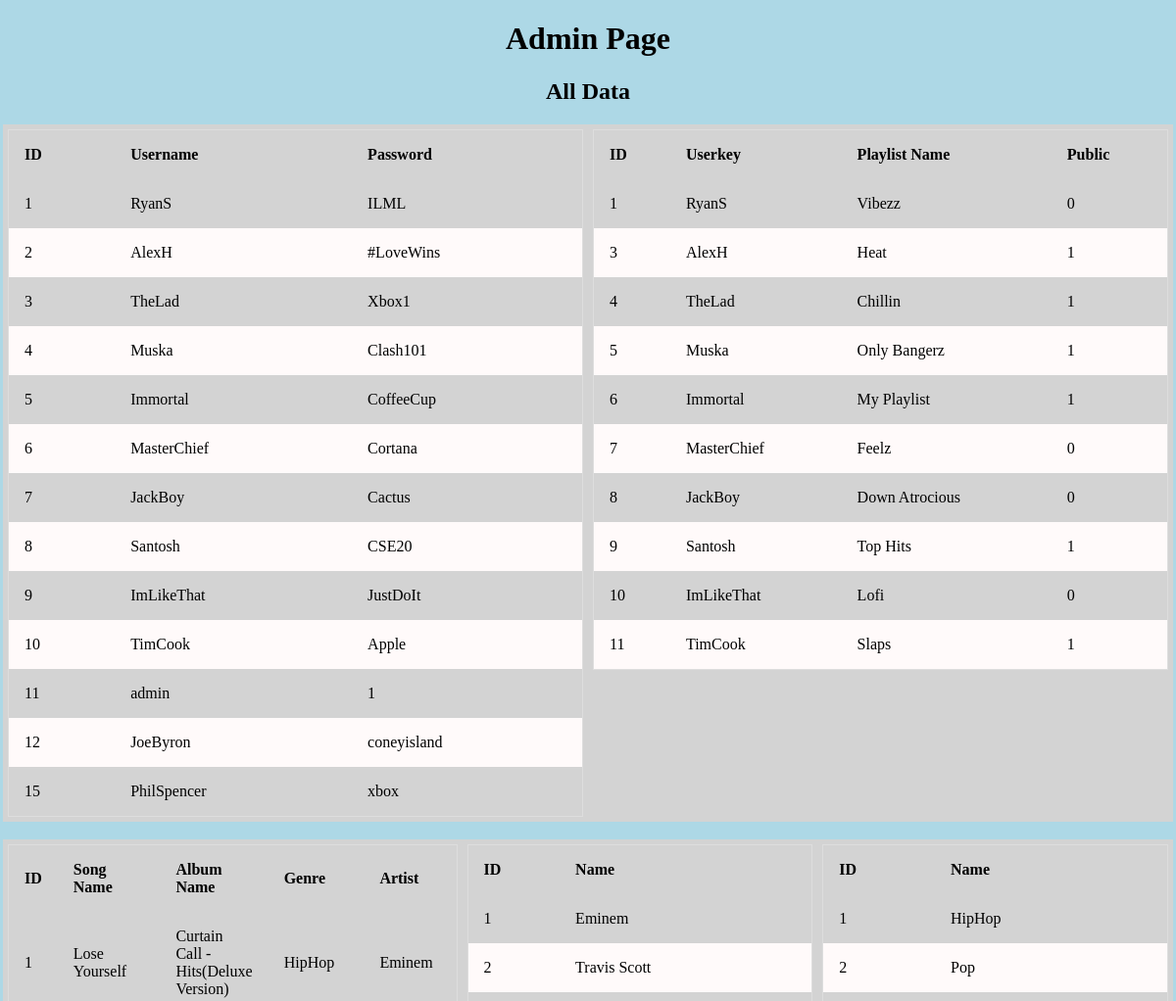
The page /admin (signed in, upper part) on the database as committed earlier.
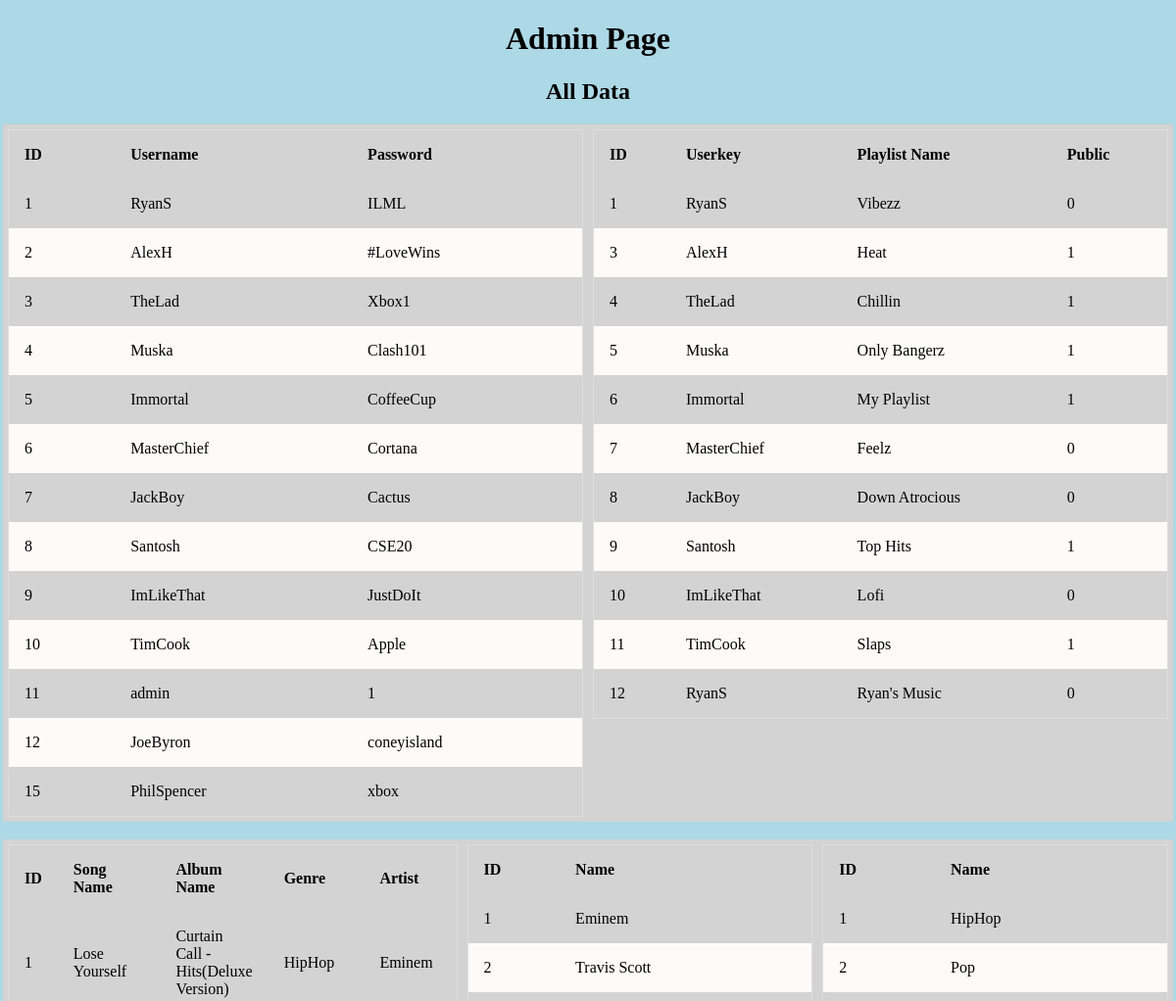
The same page on the database as committed later.
### runner.py (models this page shows, shortened)
class Users(UserMixin, db.Model):
    __tablename__ = "Users"
    id = db.Column(db.Integer, primary_key = True)
    username = db.Column(db.String, nullable = False)
    password = db.Column(db.String, nullable = False)

class Playlists(db.Model):
    __tablename__ = "Playlists"
    id = db.Column(db.Integer, primary_key = True)
    userkey = db.Column(db.Integer, nullable = False)
    name = db.Column(db.String, nullable = False)
    public = db.Column(db.Integer, nullable = False)

class Songs(db.Model):
    __tablename__ = "Songs"
    id = db.Column(db.Integer, primary_key = True)
    name = db.Column(db.String, nullable = False)
    albumkey = db.Column(db.Integer)
    genrekey = db.Column(db.Integer, nullable = False)
    artistkey = db.Column(db.Integer, nullable = False)

class Albums(db.Model):
    __tablename__ = "Albums"
    id = db.Column(db.Integer, primary_key = True)
    name = db.Column(db.String, nullable = False)
    year = db.Column(db.Integer, nullable = False)

class Genres(db.Model):
    __tablename__ = "Genres"
    id = db.Column(db.Integer, primary_key = True)
    name = db.Column(db.String, nullable = False)

class Artists(db.Model):
    __tablename__ = "Artists"
    id = db.Column(db.Integer, primary_key = True)
    name = db.Column(db.String, nullable = False)

### runner.py (the view, shortened to what this page needs)
@app.route("/admin", methods = ["GET", "POST", "PUT", "DELETE"])
@login_required
def admin():
    if request.method == "GET":
        users = Users.query.all()
        albums = Albums.query.all()
        artists = Artists.query.all()
        genres = Genres.query.all()
        playlists = Playlists.query.all()
        usernames_playlists = []
        for row in playlists:
            user = Users.query.filter_by(id = row.userkey).first()
            usernames_playlists.append(user.username)
        songs = Songs.query.all()
        song_albums = []
        song_genres = []
        song_artists = []
        for row in songs:
            album = Albums.query.filter_by(id = row.albumkey).first()
            genre = Genres.query.filter_by(id = row.genrekey).first()
            artist = Artists.query.filter_by(id = row.artistkey).first()
            song_albums.append(album.name)
            song_genres.append(genre.name)
            song_artists.append(artist.name)
        return render_template("admin.html", users = users, artists = artists,
        genres = genres, playlists = playlists, usernames_playlists = usernames_playlists,
        songs = songs, song_albums = song_albums, song_genres = song_genres, song_artists = song_artists)

### runner.py (called while the page is built)
@login_manager.user_loader
def load_user(user_id):
    return Users.query.filter_by(id = user_id).first()

### templates/admin.html (shortened to what this page needs)
<!DOCTYPE html>
<html lang = 'en'>
    <head>
        <link href="static/stylesheet.css" rel="stylesheet">
    </head>
    <body class = "admin">
        <h1 class = "center">Admin Page</h1>
        <h2 class = "center">All Data</h2>
        <div class = "row">
            <div class = "column">
                <table id = "usersTable">
                    <thead>
                        <tr>
                            <th>ID</th>
                            <th>Username</th>
                            <th>Password</th>
                        </tr>
                    </thead>
                    <tbody>
                    {% for user in users %}
                        <tr>
                            <td>{{user.id}}</td>
                            <td>{{user.username}}</td>
                            <td>{{user.password}}</td>
                        </tr>
                    {% endfor %}
                    </tbody>
                </table>
            </div>
            <div class = "column">
                <table id = "playlistsTable">
                    <thead>
                        <tr>
                            <th>ID</th>
                            <th>Userkey</th>
                            <th>Playlist Name</th>
                            <th>Public</th>
                        </tr>
                    </thead>
                    <tbody>
                    {% for playlist in playlists %}
                        <tr>
                            <td>{{playlist.id}}</td>
                            <td>{{usernames_playlists[loop.index - 1]}}</td>
                            <td>{{playlist.name}}</td>
                            <td>{{playlist.public}}</td>
                        </tr>
                    {% endfor %}
                    </tbody>
                </table>
            </div>
        </div>
        <br>
        <div class = "row">
            <div class = "column">
                <table id = "songsTable">
                    <thead>
                        <tr>
                            <th>ID</th>
                            <th>Song Name</th>
                            <th>Album Name</th>
                            <th>Genre</th>
                            <th>Artist</th>
                        </tr>
                    </thead>
                    <tbody>
                    {% for song in songs %}
                        <tr>
                            <td>{{song.id}}</td>
                            <td>{{song.name}}</td>
                            <td>{{song_albums[loop.index - 1]}}</td>
                            <td>{{song_genres[loop.index - 1]}}</td>
                            <td>{{song_artists[loop.index - 1]}}</td>
                        </tr>
                    {% endfor %}
                    </tbody>
                </table>
            </div>
            <div class = "column">
                <table id = "artistsTable">
                    <thead>
                        <tr>
                            <th>ID</th>
                            <th>Name</th>
                        </tr>
                    </thead>
                    <tbody>
                    {% for artist in artists %}
                        <tr>
                            <td>{{artist.id}}</td>
                            <td>{{artist.name}}</td>
                        </tr>
                    {% endfor %}
                    </tbody>
                </table>
            </div>
            <div class = "column">
                <table id = "genresTable">
                    <thead>
                        <tr>
                            <th>ID</th>
                            <th>Name</th>
                        </tr>
                    </thead>
                    <tbody>
                    {% for genre in genres %}
                        <tr>
                            <td>{{genre.id}}</td>
                            <td>{{genre.name}}</td>
                        </tr>
                    {% endfor %}
                    </tbody>
                </table>
            </div>
        </div>
    </body>
</html>

Rows that differ between the two databases and show on the page:
added Playlists: id "12", {{ usernames_playlists[loop.index - 1] }} "RyanS", name "Ryan's Music", public "0"
